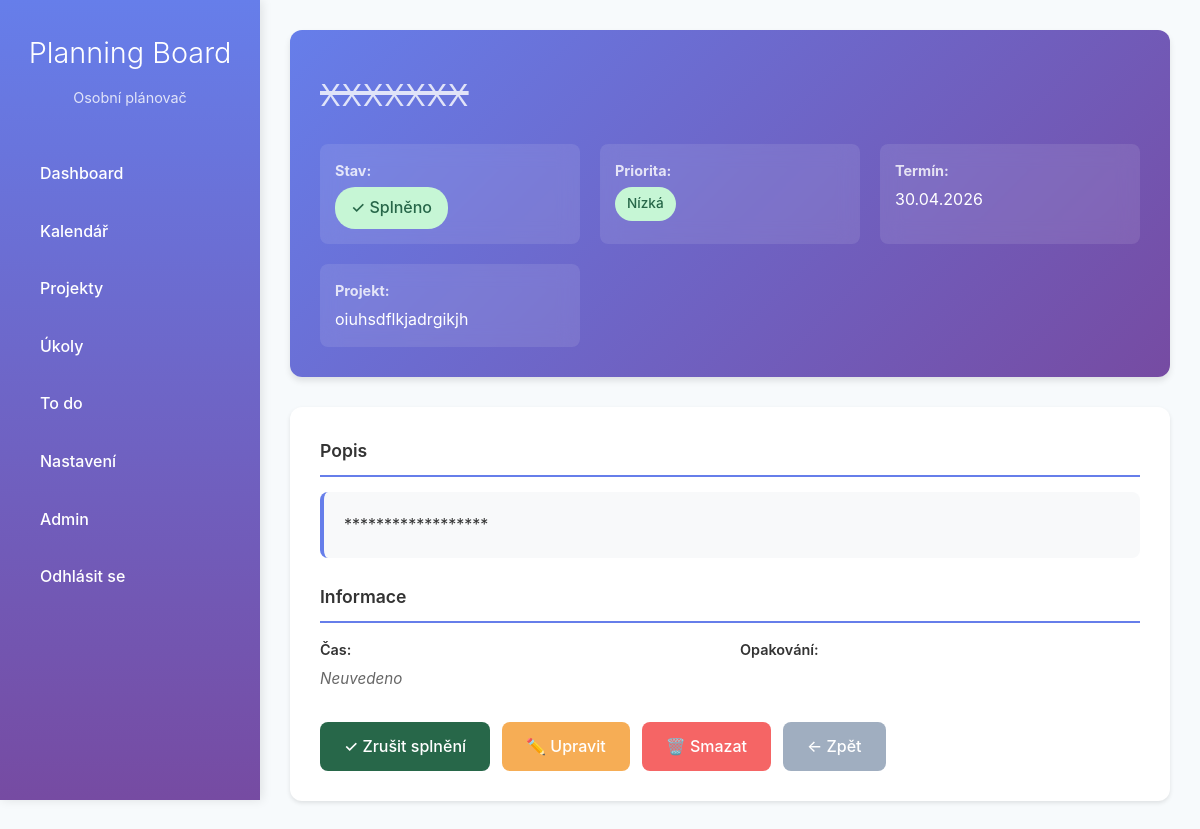
/tasks/7/ (signed in), run on an earlier commit of the app's database.
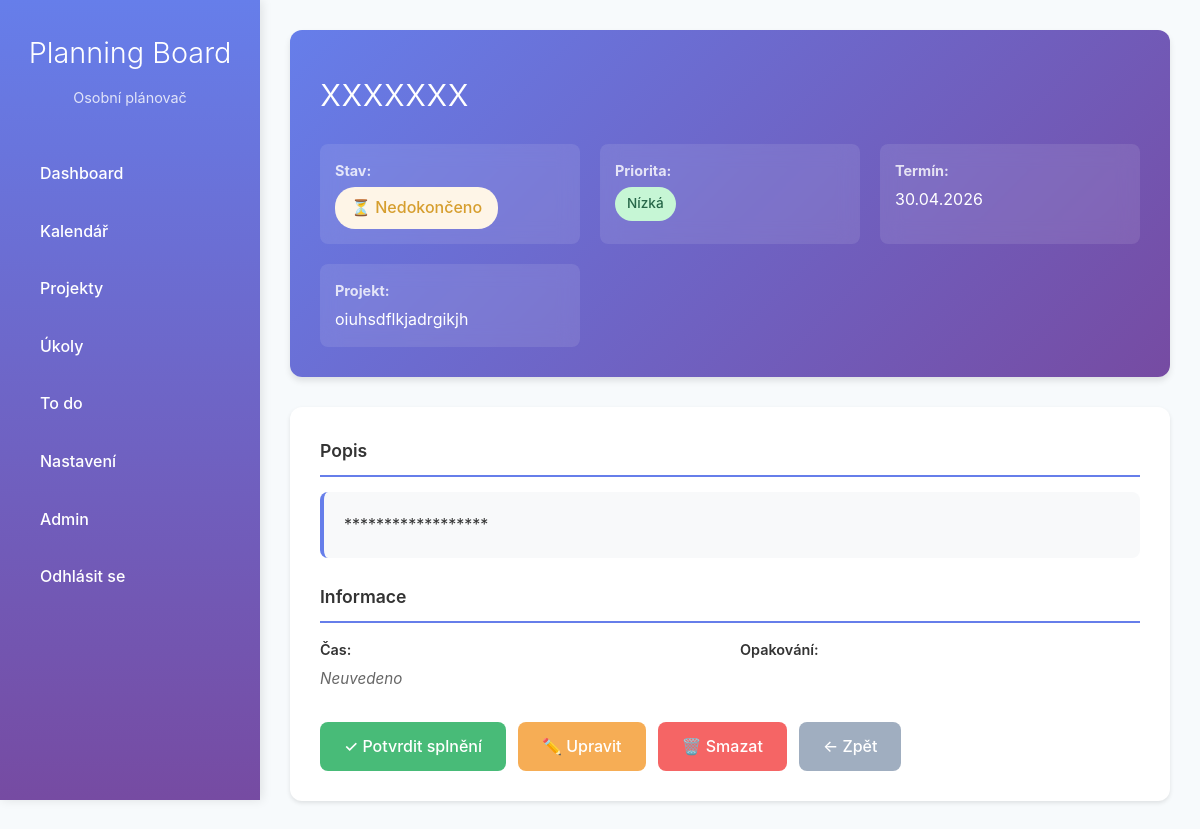
And on a later commit of the database.
### tasks/models.py (models this page shows, shortened)
class Task(models.Model):
    PRIORITY_HIGH = 1
    PRIORITY_MEDIUM = 2
    PRIORITY_LOW = 3
    PRIORITY_CHOICES = [
        (PRIORITY_HIGH, "Vysoká"),
        (PRIORITY_MEDIUM, "Střední"),
        (PRIORITY_LOW, "Nízká"),
    ]
    project = models.ForeignKey(Project, on_delete=models.CASCADE, related_name="tasks")
    user = models.ForeignKey(User, on_delete=models.CASCADE)
    title = models.CharField(max_length=255)
    description = models.TextField(blank=True)
    date = models.DateField()
    start_time = models.TimeField(null=True, blank=True)
    end_time = models.TimeField(null=True, blank=True)
    priority = models.IntegerField(choices=PRIORITY_CHOICES, default=PRIORITY_MEDIUM)
    tags = models.ManyToManyField(Tag, blank=True)
    completed = models.BooleanField(default=False)
    created_at = models.DateTimeField(auto_now_add=True)
    @property
    def priority_css(self):
        return {
            self.PRIORITY_HIGH: "high",
            self.PRIORITY_MEDIUM: "medium",
            self.PRIORITY_LOW: "low",
        }.get(self.priority, "medium")

class Project(models.Model):
    user = models.ForeignKey(User, on_delete=models.CASCADE)
    title = models.CharField(max_length=200)
    description = models.TextField(blank=True)
    start_date = models.DateField()
    end_date = models.DateField()
    calendar = models.ForeignKey(Calendar, on_delete=models.CASCADE)
    completed = models.BooleanField(default=False)

### tasks/views.py (the view)
# urls.py: path("<int:pk>/", views.task_detail, name="task_detail"),
@login_required
def task_detail(request, pk):
    task = get_object_or_404(Task, pk=pk, user=request.user)
    return render(request, "tasks/task_detail.html", {"task": task})

### tasks/templates/tasks/task_detail.html (shortened to what this page needs)
{% extends "base.html" %}
{% block content %}
<div class="task-header">
    <h1 class="task-title{% if task.completed %} completed{% endif %}">{{ task.title }}</h1>
    <div class="task-meta">
        <div class="meta-item">
            <strong>Stav:</strong>
            <span class="status-badge {% if task.completed %}status-completed{% else %}status-pending{% endif %}">
                {% if task.completed %}✓ Splněno{% else %}⏳ Nedokončeno{% endif %}
            </span>
        </div>
        <div class="meta-item">
            <strong>Priorita:</strong>
            <span class="priority-badge priority-{{ task.priority_css }}">{{ task.get_priority_display }}</span>
        </div>
        <div class="meta-item">
            <strong>Termín:</strong>
            {{ task.date|date:"d.m.Y" }}
        </div>
        <div class="meta-item">
            <strong>Projekt:</strong>
            {% if task.project %}
                <a href="{% url 'tasks:project_detail' task.project.pk %}" style="color: white; text-decoration: none;">{{ task.project.title }}</a>
            {% else %}
                <span style="opacity: 0.6; font-style: italic;">—</span>
            {% endif %}
        </div>
    </div>
</div>
<div class="task-details">
    {% if task.description %}
        <div class="detail-section">
            <h3>Popis</h3>
            <div class="description-box">
                <p>{{ task.description }}</p>
            </div>
        </div>
    {% endif %}
    <div class="detail-section">
        <h3>Informace</h3>
        <div class="info-grid">
            <div class="info-item">
                <span class="info-label">Čas:</span>
                <span class="info-value">
                    {% if task.start_time %}
                        {{ task.start_time|time:"H:i" }}{% if task.end_time %} - {{ task.end_time|time:"H:i" }}{% endif %}
                    {% else %}
                        <em>Neuvedeno</em>
                    {% endif %}
                </span>
            </div>
            {% if task.recurrence != 'none' %}
                <div class="info-item">
                    <span class="info-label">Opakování:</span>
                </div>
            {% endif %}
        </div>
    </div>
    <div class="action-buttons">
        <a href="{% url 'tasks:toggle_task_completed' task.pk %}" class="btn {% if task.completed %}btn-success-active{% else %}btn-success{% endif %}">
            {% if task.completed %}✓ Zrušit splnění{% else %}✓ Potvrdit splnění{% endif %}
        </a>
        <a href="{% url 'tasks:edit_task' task.pk %}" class="btn btn-warning">✏️ Upravit</a>
        <a href="{% url 'tasks:delete_task' task.pk %}" class="btn btn-danger">🗑️ Smazat</a>
        <a href="{% url 'tasks:task_list' %}" class="btn btn-secondary">← Zpět</a>
    </div>
</div>
{% endblock %}

What changed in the data, as far as the page shows it:
changed Task "xxxxxxx": completed True → False (drawn)
Also different on the page:
text no longer shown: "✓ Splněno ✓ Zrušit splnění"
text now shown: "⏳ Nedokončeno ✓ Potvrdit splnění"
